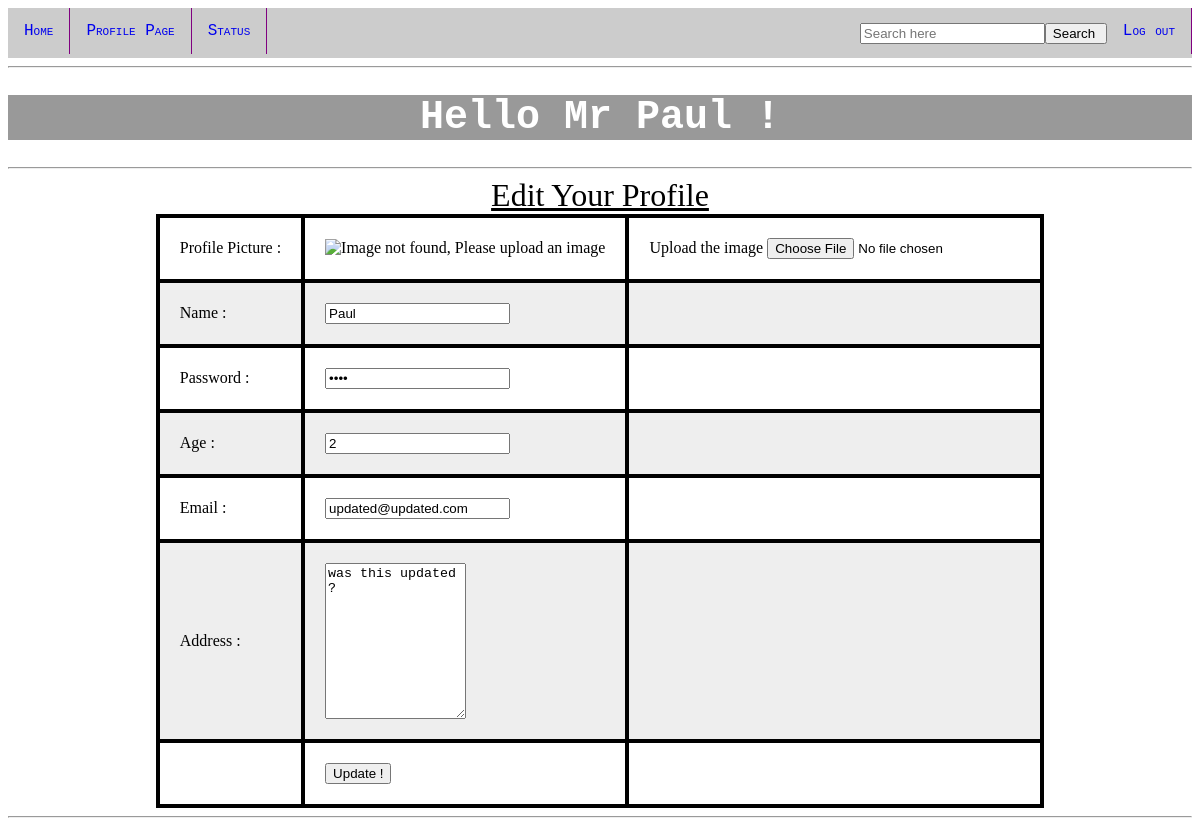
Page /profile.php (signed in) on the committed database.
### tables this page shows
CREATE TABLE `demo` (
  `id` int(3) NOT NULL,
  `Name` varchar(100) NOT NULL,
  `Pass` varchar(100) NOT NULL,
  `Email` varchar(100) NOT NULL,
  `Age` int(2) NOT NULL,
  `Adress` varchar(100) NOT NULL,
  `Role` int(1) NOT NULL,
  `ImgLoc` varchar(1000) NOT NULL
);

### profile.php (the view, shortened to what this page needs)
<!DOCTYPE html PUBLIC "-//W3C//DTD XHTML 1.0 Transitional//EN" "http://www.w3.org/TR/xhtml1/DTD/xhtml1-transitional.dtd">
<html xmlns="http://www.w3.org/1999/xhtml">
<head>
</head>
<body>
<?php
require_once('config.php');
require_once('navbar.php');
echo "<hr>";
echo "<h1 class='hai' id='name'>Hello Mr ".$_SESSION['Name']." !</h1>";
echo "<hr>";
?>
<?php
$temp=$_SESSION['id'];
$sql="SELECT Name,Pass,Age,Email,Adress,ImgLoc FROM demo WHERE Id='$temp'";
$result=mysqli_query($conn,$sql);
$hey=mysqli_fetch_assoc($result);
$name=$hey["Name"];
$email=$hey["Email"];
$address=$hey["Adress"];
$age=$hey["Age"];
$pass=$hey["Pass"];
$use=$hey['ImgLoc'];
echo "<form action='upload.php' method='POST' enctype='multipart/form-data'><table>	<caption style='color:black;font-size:200%;text-decoration:underline;' id='heading'>Edit Your Profile</caption>
<tr><td>";
echo "Profile Picture :";
echo "</td><td>";
echo "<img src='$use' alt='Image not found, Please upload an image' width=200px height=100px>";
echo "</td><td>";
?>
Upload the image
<input type="file" name="fileToUpload" id="fileUoUpload" >
</td>
<?php
echo "</td><tr><td>";
echo "Name :";
echo "</td><td>";
echo "<input type='text' name='Name' value=".$name.'>',"<br>";
echo "</td><td></td></tr>";
echo "<tr><td>";
echo "Password :";
echo "</td><td>";
echo "<input type='password' name='Password' value=".$pass.'>',"<br>";
echo "</td><td></td></tr>";
echo "<tr><td>";
echo "Age :";
echo "</td><td>";
echo "<input type='number' name='Age' value=".$age.'>',"<br>";
echo "</td><td></td></tr>";
echo "<tr><td>";
echo "Email :";
echo "</td><td>";
echo "<input type='text' name='Email' value=".$email.'>',"<br>";
echo "</td><td></td></tr>";
echo "<tr><td>";
echo "Address :";
echo "</td><td>";
echo "<textarea name='Address' rows='10' cols='15'>" .$address. "</textarea>";
echo "</td><td></td></tr>";
echo "<tr><td>";
echo "</td><td>";
echo "<input type='submit' value='Update !'>";
echo "</td><td></td></tr>";
echo "</table></form>";
echo "<hr>";
?>
</body>
</html>

### profile.php (style rules this page uses)
h1.hai { text-align:center; text-decoration:none; background-color:#999999; font-size:40px; color:#FFFFFF; }
table,td,th { border:1px solid black;  padding:100px; }
table { margin-left: auto; margin-right: auto; }
tr,td,th { padding:20px; }
table, tr:nth-child(even) { background-color: #eee; }
table,tr:nth-child(odd) { background-color: #fff; }
table { color: black; background-color: black; }
#name { font-family:"Courier New", Courier, monospace; }
#heading { font-size:large; font-family:Georgia, "Times New Roman", Times, serif; }

### rows in the picture
demo: Name "Paul", Age "2", Email "updated@updated.com", Address "was this updated ?"

### other values in the picture
$_SESSION['Name'] "Paul"
